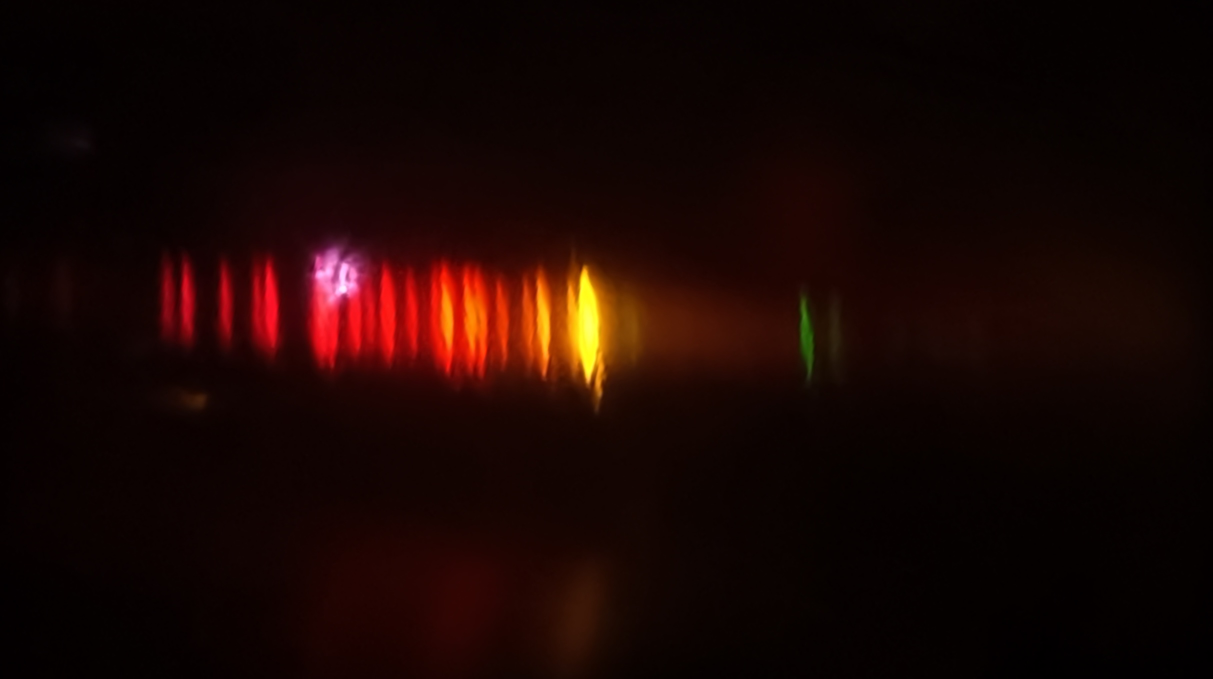
#> input picture 实验照片/氖泡/氖泡_裁剪.jpg, 2426 x 1357 px (shown at 1/2 size)
$ python analyze_neon_spectrum.py
#> lines starting #> are read from the running program, lines starting #| are printed output that depends on the picture; long printed decimals are rounded
"""
Neon bulb line spectrum from 氖泡_裁剪.jpg.

Calibration: match measured peaks to known Ne I emission lines
(green 540.06 nm + yellow 585.25 nm as primary anchors, then refine).
"""
from __future__ import annotations

import json
from pathlib import Path

import numpy as np
from PIL import Image
from scipy.ndimage import uniform_filter1d

ROOT = Path(__file__).resolve().parents[1]
IMG = ROOT / "氖泡_裁剪.jpg"
OUT = Path(__file__).resolve().parent
OUT.mkdir(exist_ok=True)

# Strong visible Ne I lines (nm, air), roughly ordered by typical strength/visibility
NE_LINES_NM = np.array(
    [
        540.056,
        585.249,
        588.189,
        594.483,
        597.553,
        603.000,
        607.434,
        609.616,
        614.306,
        616.359,
        621.728,
        626.649,
        633.443,
        638.299,
        640.225,
        650.653,
        659.895,
        667.828,
        671.704,
        692.947,
        703.241,
    ],
    dtype=float,
)


def extract_profile(rgb: np.ndarray, half: int = 28):
    lum = 0.2126 * rgb[..., 0] + 0.7152 * rgb[..., 1] + 0.0722 * rgb[..., 2]
    y0 = int(np.argmax(lum.sum(1)))
    y0, y1 = max(0, y0 - half), min(rgb.shape[0], y0 + half + 1)
    band = rgb[y0:y1].mean(0)
    lin = (band / 255.0) ** 2.2
    I = lin.sum(1)
    return y0, band, I, lin


def find_peaks(I: np.ndarray, win: int = 8, min_prom: float = 0.08):
    Is = uniform_filter1d(I.astype(float), 3)
    peaks = []
    w = len(Is)
    for i in range(win, w - win):
        if Is[i] != Is[i - win : i + win + 1].max():
            continue
        if Is[i] < 0.05:
            continue
        base = float(np.percentile(Is[max(0, i - 45) : i + 46], 20))
        prom = float(Is[i] - base)
        if prom >= min_prom:
            peaks.append({"x": float(i), "I": float(Is[i]), "prom": prom})
    return peaks, Is


def classify_color(rgb_u8: np.ndarray) -> str:
    r, g, b = [float(v) for v in rgb_u8]
    if g > r + 15 and g > b + 15:
        return "green"
    if r > 200 and g > 160 and (r + g) / 2 - b > 80:
        return "yellow"
    if r > g + 25:
        return "red"
    if r > 180 and g > 80:
        return "orange"
    return "other"


def initial_calibration(peaks, band):
    """Use isolated green + brightest yellow as anchors."""
    green = None
    yellows = []
    for p in peaks:
        x = int(round(p["x"]))
        tag = classify_color(band[x])
        p["color"] = tag
        if tag == "green":
            if green is None or p["prom"] > green["prom"]:
                green = p
        if tag == "yellow":
            yellows.append(p)
    if green is None or not yellows:
        raise RuntimeError("failed to find green/yellow anchors")
    yellow = max(yellows, key=lambda p: p["I"])
    xg, xy = green["x"], yellow["x"]
    lg, ly = 540.056, 585.249
    # λ = a + b x
    b = (lg - ly) / (xg - xy)
    a = ly - b * xy
    return {"a": a, "b": b, "green": green, "yellow": yellow}


def match_lines(peaks, a, b, max_err_nm=2.8):
    """Greedy match peaks to unused Ne lines within tolerance."""
    used = set()
    matches = []
    # sort by prominence so strong lines claim first
    for p in sorted(peaks, key=lambda q: -q["prom"]):
        lam_pred = a + b * p["x"]
        # only match in neon visible range
        if lam_pred < 520 or lam_pred > 720:
            continue
        errs = np.abs(NE_LINES_NM - lam_pred)
        order = np.argsort(errs)
        chosen = None
        for j in order:
            if errs[j] > max_err_nm:
                break
            if j in used:
                continue
            chosen = j
            break
        if chosen is None:
            continue
        used.add(chosen)
        matches.append(
            {
                "x_px": p["x"],
                "I": p["I"],
                "prom": p["prom"],
                "color": p.get("color", ""),
                "lambda_pred_nm": float(lam_pred),
                "lambda_ref_nm": float(NE_LINES_NM[chosen]),
                "residual_nm": float(lam_pred - NE_LINES_NM[chosen]),
            }
        )
    matches.sort(key=lambda m: m["x_px"])
    return matches


def refine_calibration(matches):
    xs = np.array([m["x_px"] for m in matches], float)
    ys = np.array([m["lambda_ref_nm"] for m in matches], float)
    # linear least squares λ = a + b x
    A = np.column_stack([np.ones_like(xs), xs])
    coef, _, _, _ = np.linalg.lstsq(A, ys, rcond=None)
    a, b = float(coef[0]), float(coef[1])
    pred = a + b * xs
    resid = pred - ys
    return a, b, resid


def fwhm_nm(x, I, peak_x, k_nm_per_px):
    i = int(round(peak_x))
    half = I[i] / 2.0
    L = i
    while L > 0 and I[L] > half:
        L -= 1
    R = i
    while R < len(I) - 1 and I[R] > half:
        R += 1

    def cross(i1, i2):
        y1, y2 = I[i1], I[i2]
        if y2 == y1:
            return float(i2)
        return float(i1 + (half - y1) / (y2 - y1) * (i2 - i1))

    xL = cross(L, L + 1) if L < i else float(L)
    xR = cross(R - 1, R) if R > i else float(R)
    return abs(xR - xL) * abs(k_nm_per_px)


def main():
    print("loading", IMG.name)
    rgb = np.asarray(Image.open(IMG).convert("RGB")).astype(float)
    y_row, band, I, lin = extract_profile(rgb)
#> in extract_profile, `lum = 0.2126 * rgb[..., 0] + 0.7152 * rgb[..., 1] + 0.0722 * rgb[..., 2]`:
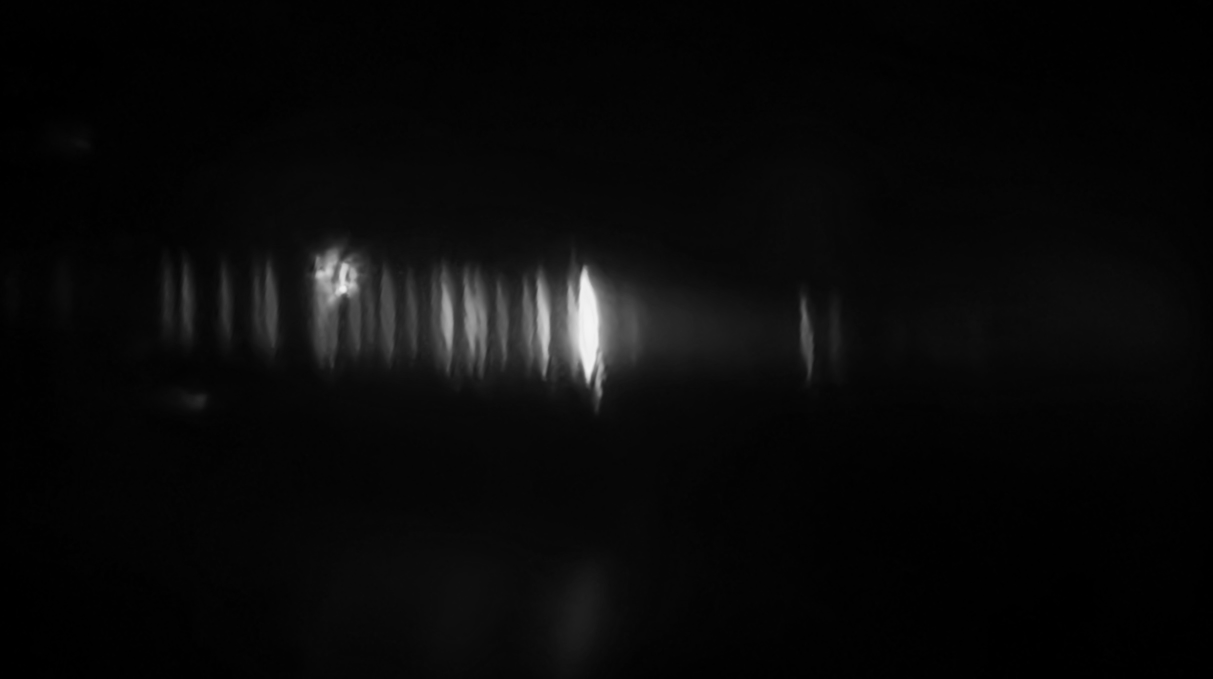
#> lum: shape (1357, 2426) float64 (shown at 1/2 size); min 0, max 244.5, mean 9.7
#> in extract_profile, `y0 = int(np.argmax(lum.sum(1)))`: y0 = 643
#> in extract_profile, `y0, y1 = max(0, y0 - half), min(rgb.shape[0], y0 + half + 1)`: y0 = 615; y1 = 672
#> in extract_profile, `band = rgb[y0:y1].mean(0)`: band = 2426 rows, first 8: [9.58, 0.596, 0.544], [9.54, 0.561, 0.474], [9.53, 0.561, 0.474], [9.6, 0.632, 0.526], [9.72, 0.702, 0.649], [9.81, 0.789, 0.719], [10.02, 0.719, 1.02], [10.05, 0.754, 1.07]
#> in extract_profile, `lin = (band / 255.0) ** 2.2`: lin = 2426 rows, first 8: [0.000732, 1.63e-06, 1.33e-06], [0.000726, 1.43e-06, 9.81e-07], [0.000723, 1.43e-06, 9.81e-07], [0.000735, 1.85e-06, 1.24e-06], [0.000756, 2.33e-06, 1.96e-06], [0.000771, 3.02e-06, 2.46e-06], [0.000808, 2.46e-06, 5.28e-06], [0.000814, 2.73e-06, 5.89e-06]
#> in extract_profile, `I = lin.sum(1)`: I = 2426 values, max 2.11 at index 1178, min 0.000726 at index 2, mean 0.259
#> y_row = 615
    peaks, Is = find_peaks(I)
#> in find_peaks, `Is = uniform_filter1d(I.astype(float), 3)`: Is = 2426 values, max 2.11 at index 1178, min 0.00073 at index 1, mean 0.259
#> in find_peaks, `w = len(Is)`: w = 2426
#> the loop in find_peaks, `for i in range(win, w - win):` made 2410 passes
#> (base, prom) on passes 328, 366, 445: (0.00595, 0.149), (0.0147, 0.409), (0.016, 0.362)
#> after the loop in find_peaks, `for i in range(win, w - win):`: peaks = 21 items
#> peaks = 21 items
    print(f"row y≈{y_row}, peaks={len(peaks)}")
#| row y≈615, peaks=21

    init = initial_calibration(peaks, band)
#> the loop in initial_calibration, `for p in peaks:` made 21 passes
#> (x, r in classify_color, g in classify_color, b in classify_color, tag, green) on pass 21: (1608, 57.86, 106.4, 17.75, 'green', {'x': 1608, 'I': 0.186, 'prom': 0.171, 'color': 'green'})
#> after the loop in initial_calibration, `for p in peaks:`: yellows = 2 items
#> in initial_calibration, `yellow = max(yellows, key=lambda p: p["I"])`: yellow = {'x': 1178, 'I': 2.11, 'prom': 1.24, 'color': 'yellow'}
#> in initial_calibration, `xg, xy = green["x"], yellow["x"]`: xg = 1608; xy = 1178
#> in initial_calibration, `b = (lg - ly) / (xg - xy)`: b = -0.105
#> in initial_calibration, `a = ly - b * xy`: a = 709.1
#> init = 4 items
    a0, b0 = init["a"], init["b"]
#> a0 = 709.1; b0 = -0.105
    print(
        f"anchors: yellow x={init['yellow']['x']:.0f}→585.25, "
        f"green x={init['green']['x']:.0f}→540.06; b={b0:.5f} nm/px"
    )
#| anchors: yellow x=1178→585.25, green x=1608→540.06; b=-0.1051 nm/px

    matches = match_lines(peaks, a0, b0, max_err_nm=3.5)
#> the loop in match_lines, `for p in sorted(peaks, key=lambda q: -q["prom"]):` made 21 passes
#> (p, lam_pred) on passes 1 to 7: ({'x': 1178, 'I': 2.11, 'prom': 1.24, 'color': 'yellow'}, 585.2), ({'x': 1090, 'I': 1.59, 'prom': 1.03, 'color': 'yellow'}, 594.5), ({'x': 542, 'I': 0.957, 'prom': 0.906, 'color': 'red'}, 652.1), ({'x': 644, 'I': 1.07, 'prom': 0.853, 'color': 'red'}, 641.4), ({'x': 897, 'I': 1.33, 'prom': 0.652, 'color': 'red'}, 614.8), ({'x': 1061, 'I': 0.962, 'prom': 0.642, 'color': 'red'}, 597.5), ({'x': 781, 'I': 1, 'prom': 0.591, 'color': 'red'}, 627)
#> after the loop in match_lines, `for p in sorted(peaks, key=lambda q: -q["prom"]):`: matches = 17 items
#> matches = 17 items
    print(f"initial matches: {len(matches)}")
#| initial matches: 17
    a, b, resid = refine_calibration(matches)
#> in refine_calibration, `xs = np.array([m["x_px"] for m in matches], float)`: xs = 17 values from 373 to 1608
#> in refine_calibration, `ys = np.array([m["lambda_ref_nm"] for m in matches], float)`: ys = 17 values, max 671.7 at index 0, min 540.1 at index 16, mean 618.3
#> in refine_calibration, `A = np.column_stack([np.ones_like(xs), xs])`: A = 17 rows, first 8: [1, 373], [1, 452], [1, 542], [1, 644], [1, 667], [1, 714], [1, 781], [1, 827]
#> in refine_calibration, `coef, _, _, _ = np.linalg.lstsq(A, ys, rcond=None)`: coef = [708.3, -0.105]
#> in refine_calibration, `a, b = float(coef[0]), float(coef[1])`: a = 708.3; b = -0.105
#> in refine_calibration, `pred = a + b * xs`: pred = 17 values, max 669.2 at index 0, min 540 at index 16, mean 618.3
#> in refine_calibration, `resid = pred - ys`: resid = 17 values, max 1.07 at index 1, min -2.47 at index 0, mean 1.07e-13
#> a = 708.3; b = -0.105
    # rematch with refined scale
    matches = match_lines(peaks, a, b, max_err_nm=2.5)
#> the loop in match_lines (call 2), `for p in sorted(peaks, key=lambda q: -q["prom"]):` made 21 passes
#> (p, lam_pred) on passes 1 to 7: ({'x': 1178, 'I': 2.11, 'prom': 1.24, 'color': 'yellow'}, 585), ({'x': 1090, 'I': 1.59, 'prom': 1.03, 'color': 'yellow'}, 594.2), ({'x': 542, 'I': 0.957, 'prom': 0.906, 'color': 'red'}, 651.5), ({'x': 644, 'I': 1.07, 'prom': 0.853, 'color': 'red'}, 640.9), ({'x': 897, 'I': 1.33, 'prom': 0.652, 'color': 'red'}, 614.4), ({'x': 1061, 'I': 0.962, 'prom': 0.642, 'color': 'red'}, 597.2), ({'x': 781, 'I': 1, 'prom': 0.591, 'color': 'red'}, 626.5)
#> matches = 18 items
    a, b, resid = refine_calibration(matches)
#> in refine_calibration (call 2), `A = np.column_stack([np.ones_like(xs), xs])`: A = 18 rows, first 8: [1, 335], [1, 373], [1, 452], [1, 542], [1, 644], [1, 667], [1, 714], [1, 781]
#> a = 706.7; b = -0.103; resid = 18 values, max 0.773 at index 17, min -0.498 at index 7, mean 5.05e-14
    rms = float(np.sqrt(np.mean(resid**2)))
#> rms = 0.356
    print(f"refined: λ = {a:.4f} + {b:.6f}·x ; N={len(matches)} rms={rms:.3f} nm")
#| refined: λ = 706.7263 + -0.1032·x ; N=18 rms=0.356 nm

    x = np.arange(len(I), dtype=float)
#> x = 2426 values from 0 to 2425
    lam = a + b * x
#> lam = 2426 values, max 706.7 at index 0, min 456.5 at index 2425, mean 581.6
    # spectrum only over useful range covering lines
    m = (lam >= 520) & (lam <= 720) & np.isfinite(I)
    # if b<0, lam decreases with x — sort for plotting
    order = np.argsort(lam[m])
#> order = 1810 values, max 1809 at index 0, min 0 at index 1809, mean 904.5
    lam_s = lam[m][order]
#> lam_s = 1810 values from 520.1 to 706.7
    I_s = I[m][order]
#> I_s = 1810 values, max 2.11 at index 631, min 0.000726 at index 1807, mean 0.344
    R_s = lin[m, 0][order]
#> R_s = 1810 values, max 1 at index 638, min 0.000723 at index 1807, mean 0.292
    G_s = lin[m, 1][order]
#> G_s = 1810 values, max 1 at index 634, min 1.43e-06 at index 1807, mean 0.0499
    B_s = lin[m, 2][order]
#> B_s = 1810 values, max 0.115 at index 631, min 6.96e-10 at index 900, mean 0.00271

    # FWHM for unsaturated-ish lines (prom high but I not fully clipped)
    for mtc in matches:
        mtc["FWHM_nm"] = fwhm_nm(x, Is, mtc["x_px"], b)
#> this loop made 18 passes
#> (i in fwhm_nm, half in fwhm_nm, xL in fwhm_nm, xR in fwhm_nm) on passes 1 to 8: (335, 0.0775, 324.7, 348.1), (373, 0.212, 364.1, 384), (452, 0.189, 442.2, 461.3), (542, 0.479, 528.1, 553.7), (644, 0.533, 626.1, 677), (667, 0.5, 625.4, 677.5), (714, 0.495, 695.1, 725.9), (781, 0.502, 759.1, 790.8)

    # pick a few clean lines for resolution estimate (avoid saturated yellow core if clipped)
    res_candidates = [
        m_
        for m_ in matches
        if m_["lambda_ref_nm"] in (540.056, 585.249, 640.225, 650.653, 703.241)
        or (520 < m_["lambda_ref_nm"] < 710 and m_["prom"] > 0.2)
    ]
#> res_candidates = 17 items
    # unique by ref
    seen = set()
    res_lines = []
    for m_ in sorted(res_candidates, key=lambda q: q["FWHM_nm"]):
        key = round(m_["lambda_ref_nm"], 3)
        if key in seen:
            continue
        seen.add(key)
        res_lines.append(m_)
        if len(res_lines) >= 6:
            break
#> this loop made 6 passes
#> key on passes 1 to 6: 540.1, 659.9, 667.8, 650.7, 621.7, 594.5
#> after the loop, res_lines = 6 items; seen = 6 items

    np.savetxt(
        OUT / "spectrum_I_lambda.csv",
        np.column_stack([lam_s, I_s, R_s, G_s, B_s]),
        delimiter=",",
        header="lambda_nm,I,R_lin,G_lin,B_lin",
        comments="",
    )
    # peaks table
    peak_rows = [
        "x_px,lambda_fit_nm,lambda_ref_nm,residual_nm,I,prom,FWHM_nm,color"
    ]
    for m_ in matches:
        peak_rows.append(
            f"{m_['x_px']:.2f},{a+b*m_['x_px']:.3f},{m_['lambda_ref_nm']:.3f},"
            f"{(a+b*m_['x_px'])-m_['lambda_ref_nm']:.3f},{m_['I']:.4f},{m_['prom']:.4f},"
            f"{m_['FWHM_nm']:.3f},{m_['color']}"
        )
#> this loop made 18 passes
#> after the loop, peak_rows = 19 items
    (OUT / "identified_lines.csv").write_text("\n".join(peak_rows) + "\n", encoding="utf-8")

    meta = {
        "image": IMG.name,
        "dispersion_row_y": y_row,
        "calibration": {
            "model": "lambda_nm = a + b * x_px",
            "a": a,
            "b_nm_per_px": b,
            "n_matched_lines": len(matches),
            "rms_residual_nm": rms,
            "primary_anchors": {
                "yellow_585.249": init["yellow"]["x"],
                "green_540.056": init["green"]["x"],
            },
        },
        "matched_lines_nm": [m_["lambda_ref_nm"] for m_ in matches],
        "resolution_note": (
            "Neon lines are narrow; measured FWHM is a practical estimate of instrument "
            "Δλ (still includes slight source width, focus, and saturation for bright lines)."
        ),
        "FWHM_examples_nm": [
            {
                "lambda_ref_nm": m_["lambda_ref_nm"],
                "FWHM_nm": m_["FWHM_nm"],
                "R": m_["lambda_ref_nm"] / m_["FWHM_nm"] if m_["FWHM_nm"] > 0 else None,
            }
            for m_ in res_lines
        ],
    }
    (OUT / "meta.json").write_text(json.dumps(meta, indent=2, ensure_ascii=False), encoding="utf-8")

    import matplotlib

    matplotlib.use("Agg")
    import matplotlib.pyplot as plt

    plt.rcParams["font.sans-serif"] = ["Microsoft YaHei", "SimHei", "DejaVu Sans"]
    plt.rcParams["axes.unicode_minus"] = False

    fig, axes = plt.subplots(2, 1, figsize=(11, 7.5), dpi=150, gridspec_kw={"height_ratios": [1.0, 1.15]})

    # strip preview
    ax = axes[0]
    ymid = y_row
#> ymid = 615
    strip = rgb[max(0, ymid - 80) : ymid + 81].astype(np.uint8)
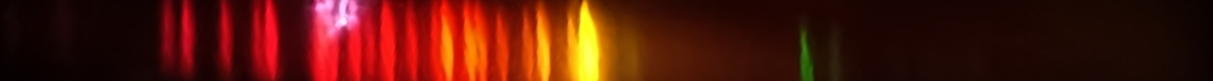
#> strip: shape (161, 2426, 3) (shown at 1/2 size); mean R, G, B 82.8, 22.3, 9
    ax.imshow(strip, aspect="auto", extent=[0, rgb.shape[1], 80, -80])
    for m_ in matches:
        ax.axvline(m_["x_px"], color="w", alpha=0.35, lw=0.6)
    ax.set_title("氖泡衍射谱线（裁剪图）与已识别峰")
    ax.set_xlabel("x (px)")
    ax.set_ylabel("相对行")

    ax = axes[1]
    ax.plot(lam_s, I_s, color="0.75", lw=0.7, label="原始")
    Is_plot = uniform_filter1d(I_s, 3)
#> Is_plot = 1810 values, max 2.11 at index 631, min 0.00073 at index 1808, mean 0.344
    ax.plot(lam_s, Is_plot, "k-", lw=1.35, label="平滑")
    ymax = float(np.percentile(I_s, 99.5)) * 1.12
#> ymax = 2.34
    ax.set_ylim(0, ymax)
    for m_ in matches:
        ax.axvline(m_["lambda_ref_nm"], color="#d62728", alpha=0.25, lw=0.8)
        ax.plot(m_["lambda_ref_nm"], m_["I"], "o", color="#d62728", ms=3.5)
        ax.text(
            m_["lambda_ref_nm"],
            ymax * 0.97,
            f"{m_['lambda_ref_nm']:.1f}",
            rotation=90,
            fontsize=7,
            va="top",
            ha="center",
            color="#444",
        )
    ax.set_xlim(530, 710)
    ax.set_xlabel("波长 λ (nm)")
    ax.set_ylabel("相对光强 I")
    ax.set_title(f"氖原子光谱  λ = {a:.2f} + ({b:.4f})·x    标定残差 RMS = {rms:.2f} nm")
    ax.legend(loc="upper right", fontsize=9)
    ax.grid(True, alpha=0.3)

    fig.tight_layout()
    fig.savefig(OUT / "neon_spectrum.png", dpi=200)
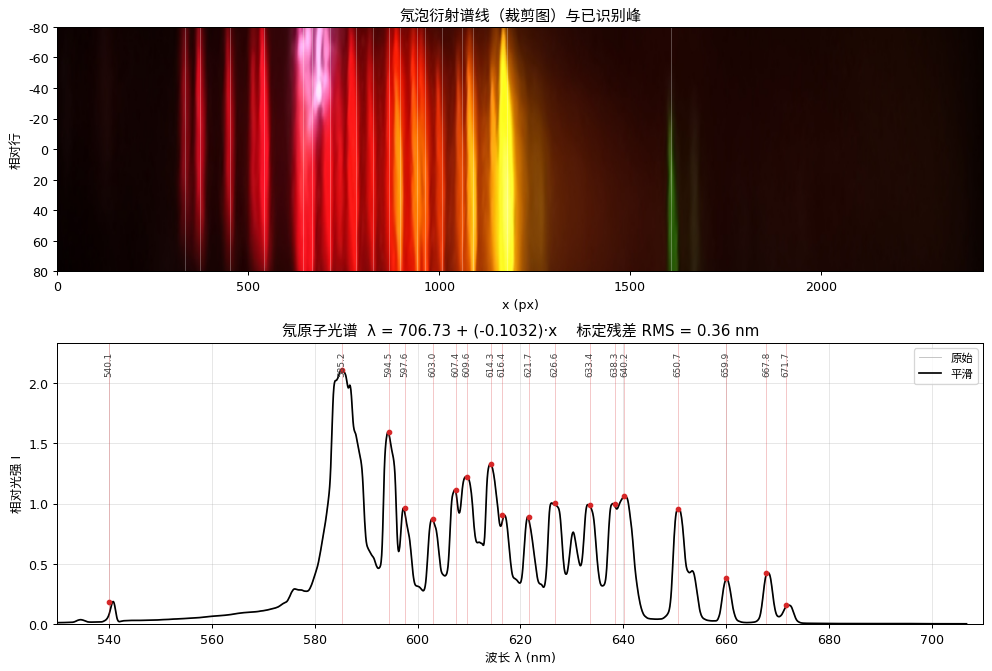
#> figure drawn by matplotlib, 2 panels; panel 2: curve peaks at x = 585.2, y = 2.11; panel 2: curve peaks at x = 585.2, y = 2.11
    plt.close()

    # clean spectrum-only figure
    fig, ax = plt.subplots(figsize=(10, 4.6), dpi=150)
    ax.fill_between(lam_s, Is_plot, alpha=0.2, color="#1f77b4")
    ax.plot(lam_s, I_s, color="#9ecae1", lw=0.7)
    ax.plot(lam_s, Is_plot, color="#1f77b4", lw=1.8)
    for m_ in matches:
        ax.axvline(m_["lambda_ref_nm"], color="#c44e52", alpha=0.3, lw=0.9)
    ax.set_xlim(530, 710)
    ax.set_ylim(0, None)
    ax.set_xlabel("波长 λ (nm)", fontsize=12)
    ax.set_ylabel("相对光强 I", fontsize=12)
    ax.set_title("氖泡衍射光谱（Ne I）", fontsize=13)
    ax.grid(True, alpha=0.3)
    # annotation table-like on figure
    labels = ", ".join(f"{m_['lambda_ref_nm']:.1f}" for m_ in matches[:12])
    if len(matches) > 12:
        labels += ", ..."
    ax.text(
        0.01,
        0.98,
        f"已识别 {len(matches)} 条 Ne 线；RMS={rms:.2f} nm\n{labels}",
        transform=ax.transAxes,
        va="top",
        fontsize=8,
        bbox=dict(boxstyle="round", facecolor="white", alpha=0.75, edgecolor="0.8"),
    )
    fig.tight_layout()
    fig.savefig(OUT / "neon_spectrum_I_vs_lambda.png", dpi=220)
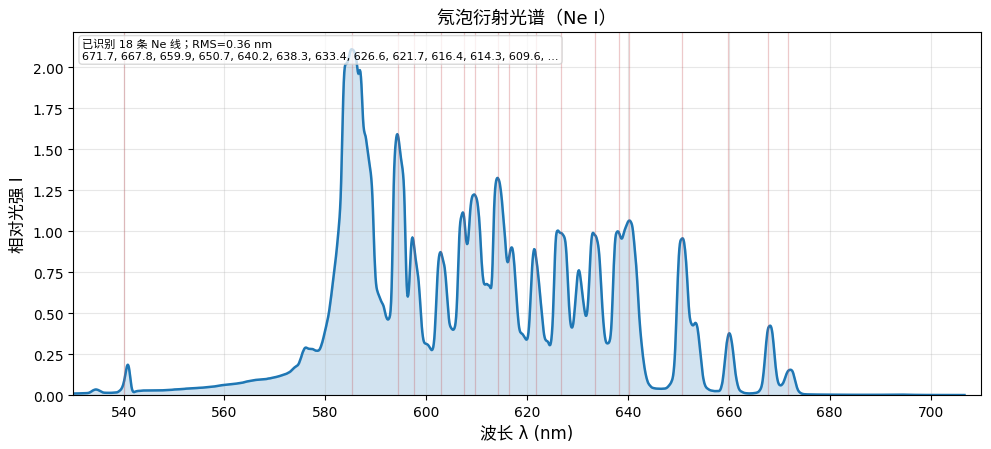
#> figure drawn by matplotlib, 1 panel; curve peaks at x = 585.2, y = 2.11; curve peaks at x = 585.2, y = 2.11
    plt.close()

    print("wrote", OUT / "neon_spectrum_I_vs_lambda.png")
    print("matched lines:")
    for m_ in matches:
        print(
            f"  {m_['lambda_ref_nm']:8.3f} nm  x={m_['x_px']:7.1f}  "
            f"resid={a+b*m_['x_px']-m_['lambda_ref_nm']:+.2f}  FWHM≈{m_['FWHM_nm']:.2f} nm"
        )
    if res_lines:
        print("resolution examples R=λ/FWHM:")
        for m_ in res_lines[:5]:
            print(f"  {m_['lambda_ref_nm']:.1f} nm → Δλ≈{m_['FWHM_nm']:.2f} nm, R≈{m_['lambda_ref_nm']/m_['FWHM_nm']:.0f}")
#> this loop made 5 passes
#|   540.1 nm → Δλ≈1.24 nm, R≈437
#|   659.9 nm → Δλ≈1.97 nm, R≈336
#|   667.8 nm → Δλ≈2.05 nm, R≈326
#|   650.7 nm → Δλ≈2.64 nm, R≈246
#|   621.7 nm → Δλ≈2.65 nm, R≈234


if __name__ == "__main__":
    main()
